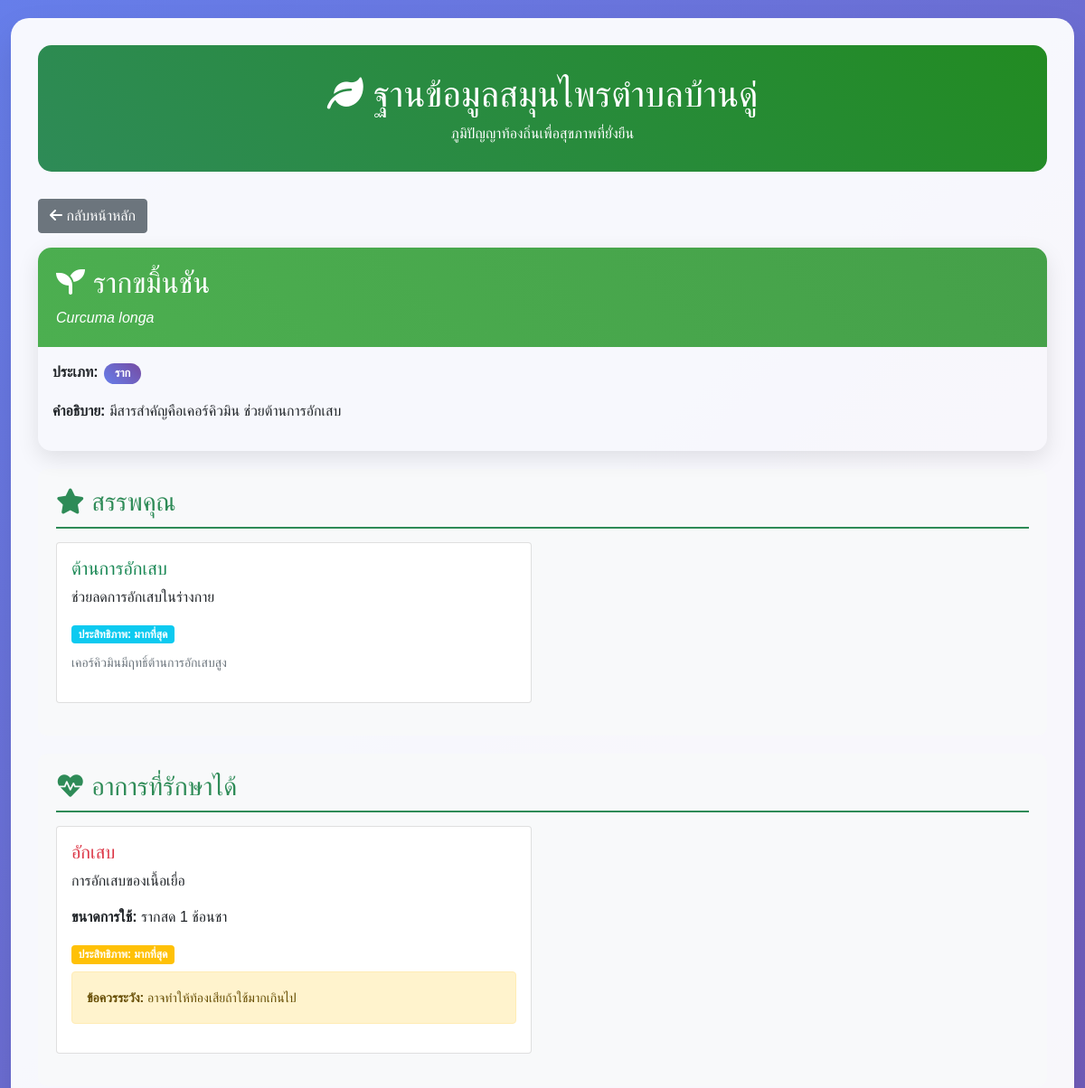
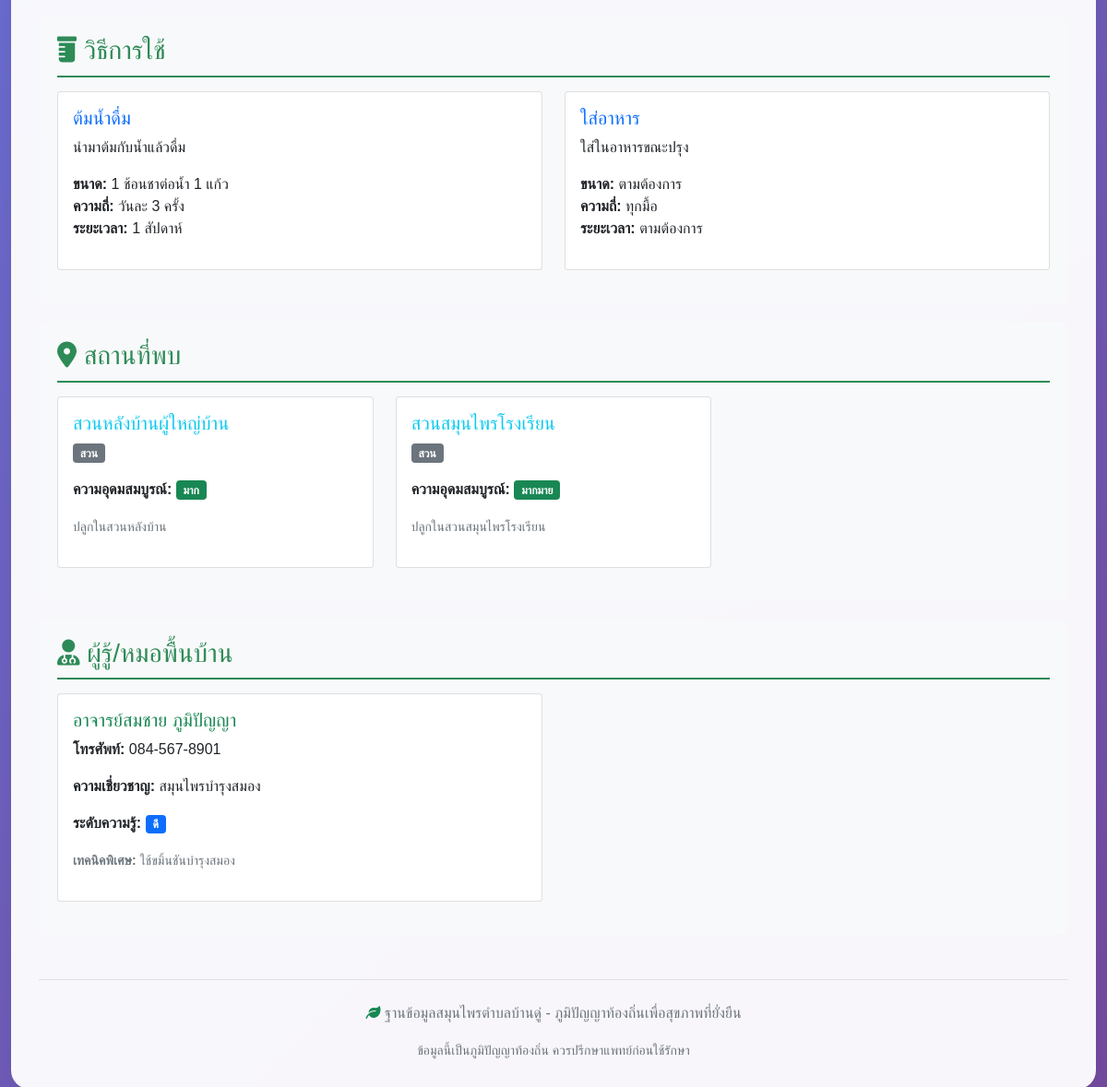
Page /?herb_id=2 on the committed database (2 pictures, top to bottom).
### tables this page shows
CREATE TABLE herbs (
    herb_id INT PRIMARY KEY AUTO_INCREMENT,
    herb_name VARCHAR(100) NOT NULL UNIQUE,
    scientific_name VARCHAR(150),
    herb_type ENUM('ใบ', 'ราก', 'เปลือก', 'ดอก', 'ผล', 'เมล็ด', 'ทั้งต้น') NOT NULL,
    description TEXT,
    created_at TIMESTAMP DEFAULT CURRENT_TIMESTAMP
);

CREATE TABLE herb_properties (
    herb_id INT,
    property_id INT,
    effectiveness_level ENUM('น้อย', 'ปานกลาง', 'มาก', 'มากที่สุด') DEFAULT 'ปานกลาง',
    notes TEXT,
    PRIMARY KEY (herb_id, property_id),
    FOREIGN KEY (herb_id) REFERENCES herbs(herb_id) ON DELETE CASCADE,
    FOREIGN KEY (property_id) REFERENCES properties(property_id) ON DELETE CASCADE
);

CREATE TABLE properties (
    property_id INT PRIMARY KEY AUTO_INCREMENT,
    property_name VARCHAR(100) NOT NULL UNIQUE,
    property_description TEXT,
    created_at TIMESTAMP DEFAULT CURRENT_TIMESTAMP
);

CREATE TABLE herb_symptoms (
    herb_id INT,
    symptom_id INT,
    effectiveness_level ENUM('น้อย', 'ปานกลาง', 'มาก', 'มากที่สุด') DEFAULT 'ปานกลาง',
    dosage VARCHAR(100),
    precautions TEXT,
    PRIMARY KEY (herb_id, symptom_id),
    FOREIGN KEY (herb_id) REFERENCES herbs(herb_id) ON DELETE CASCADE,
    FOREIGN KEY (symptom_id) REFERENCES symptoms(symptom_id) ON DELETE CASCADE
);

CREATE TABLE symptoms (
    symptom_id INT PRIMARY KEY AUTO_INCREMENT,
    symptom_name VARCHAR(100) NOT NULL UNIQUE,
    symptom_description TEXT,
    severity_level ENUM('เบา', 'ปานกลาง', 'รุนแรง'),
    created_at TIMESTAMP DEFAULT CURRENT_TIMESTAMP
);

CREATE TABLE herb_usage_methods (
    herb_id INT,
    method_id INT,
    dosage VARCHAR(100),
    frequency VARCHAR(50),
    duration VARCHAR(50),
    PRIMARY KEY (herb_id, method_id),
    FOREIGN KEY (herb_id) REFERENCES herbs(herb_id) ON DELETE CASCADE,
    FOREIGN KEY (method_id) REFERENCES usage_methods(method_id) ON DELETE CASCADE
);

CREATE TABLE usage_methods (
    method_id INT PRIMARY KEY AUTO_INCREMENT,
    method_name VARCHAR(100) NOT NULL UNIQUE,
    method_description TEXT,
    preparation_time INT,  
    created_at TIMESTAMP DEFAULT CURRENT_TIMESTAMP
);

CREATE TABLE herb_locations (
    herb_id INT,
    location_id INT,
    abundance ENUM('น้อย', 'ปานกลาง', 'มาก', 'มากมาย') DEFAULT 'ปานกลาง',
    harvest_notes TEXT,
    PRIMARY KEY (herb_id, location_id),
    FOREIGN KEY (herb_id) REFERENCES herbs(herb_id) ON DELETE CASCADE,
    FOREIGN KEY (location_id) REFERENCES locations(location_id) ON DELETE CASCADE
);

CREATE TABLE locations (
    location_id INT PRIMARY KEY AUTO_INCREMENT,
    location_name VARCHAR(100) NOT NULL,
    location_type ENUM('ป่า', 'สวน', 'บ้าน', 'ไร่', 'นา', 'ริมน้ำ', 'ภูเขา') NOT NULL,
    latitude DECIMAL(10, 8),
    longitude DECIMAL(11, 8),
    accessibility ENUM('ง่าย', 'ปานกลาง', 'ยาก'),
    created_at TIMESTAMP DEFAULT CURRENT_TIMESTAMP
);

CREATE TABLE healer_herb_knowledge (
    healer_id INT,
    herb_id INT,
    knowledge_level ENUM('เบื้องต้น', 'ปานกลาง', 'ดี', 'เชี่ยวชาญ') DEFAULT 'ปานกลาง',
    years_of_use INT,
    special_techniques TEXT,
    PRIMARY KEY (healer_id, herb_id),
    FOREIGN KEY (healer_id) REFERENCES healers(healer_id) ON DELETE CASCADE,
    FOREIGN KEY (herb_id) REFERENCES herbs(herb_id) ON DELETE CASCADE
);

CREATE TABLE healers (
    healer_id INT PRIMARY KEY AUTO_INCREMENT,
    healer_name VARCHAR(100) NOT NULL,
    age INT,
    experience_years INT,
    phone VARCHAR(20),
    address TEXT,
    specialization TEXT,
    created_at TIMESTAMP DEFAULT CURRENT_TIMESTAMP
);

### index.php (the view, shortened to what this page needs)
<?php
require_once 'connect.php';
function getHerbDetails($conn, $herb_id) {
    $sql = "SELECT * FROM herbs WHERE herb_id = ?";
    $stmt = $conn->prepare($sql);
    $stmt->bind_param("i", $herb_id);
    $stmt->execute();
    $herb = $stmt->get_result()->fetch_assoc();
    $sql = "SELECT p.property_name, p.property_description, hp.effectiveness_level, hp.notes
            FROM herb_properties hp
            JOIN properties p ON hp.property_id = p.property_id
            WHERE hp.herb_id = ?";
    $stmt = $conn->prepare($sql);
    $stmt->bind_param("i", $herb_id);
    $stmt->execute();
    $herb['properties'] = $stmt->get_result()->fetch_all(MYSQLI_ASSOC);
    $sql = "SELECT s.symptom_name, s.symptom_description, hs.effectiveness_level, hs.dosage, hs.precautions
            FROM herb_symptoms hs
            JOIN symptoms s ON hs.symptom_id = s.symptom_id
            WHERE hs.herb_id = ?";
    $stmt = $conn->prepare($sql);
    $stmt->bind_param("i", $herb_id);
    $stmt->execute();
    $herb['symptoms'] = $stmt->get_result()->fetch_all(MYSQLI_ASSOC);
    $sql = "SELECT m.method_name, m.method_description, hum.dosage, hum.frequency, hum.duration
            FROM herb_usage_methods hum
            JOIN usage_methods m ON hum.method_id = m.method_id
            WHERE hum.herb_id = ?";
    $stmt = $conn->prepare($sql);
    $stmt->bind_param("i", $herb_id);
    $stmt->execute();
    $herb['usage_methods'] = $stmt->get_result()->fetch_all(MYSQLI_ASSOC);
    $sql = "SELECT l.location_name, l.location_type, hl.abundance, hl.harvest_notes
            FROM herb_locations hl
            JOIN locations l ON hl.location_id = l.location_id
            WHERE hl.herb_id = ?";
    $stmt = $conn->prepare($sql);
    $stmt->bind_param("i", $herb_id);
    $stmt->execute();
    $herb['locations'] = $stmt->get_result()->fetch_all(MYSQLI_ASSOC);
    $sql = "SELECT h.healer_name, h.phone, h.specialization, hhk.knowledge_level, hhk.special_techniques
            FROM healer_herb_knowledge hhk
            JOIN healers h ON hhk.healer_id = h.healer_id
            WHERE hhk.herb_id = ?";
    $stmt = $conn->prepare($sql);
    $stmt->bind_param("i", $herb_id);
    $stmt->execute();
    $herb['healers'] = $stmt->get_result()->fetch_all(MYSQLI_ASSOC);
    return $herb;
}
$search_term = isset($_GET['search']) ? trim($_GET['search']) : '';
$herb_id = isset($_GET['herb_id']) ? (int)$_GET['herb_id'] : 0;
if ($herb_id > 0) {
    $herb_detail = getHerbDetails($conn, $herb_id);
} else {
    $herbs = $search_term ? searchHerbs($conn, $search_term) : getAllHerbs($conn);
}
?>
<!DOCTYPE html>
<html lang="th">
<head>
    <link href="https://cdn.jsdelivr.net/npm/bootstrap@5.1.3/dist/css/bootstrap.min.css" rel="stylesheet">
    <link href="https://cdnjs.cloudflare.com/ajax/libs/font-awesome/6.0.0/css/all.min.css" rel="stylesheet">
</head>
<body>
    <div class="container-fluid">
        <div class="main-container">
            <div class="header">
                <h1><i class="fas fa-leaf"></i> ฐานข้อมูลสมุนไพรตำบลบ้านดู่</h1>
                <p class="mb-0">ภูมิปัญญาท้องถิ่นเพื่อสุขภาพที่ยั่งยืน</p>
            </div>
            <?php if ($herb_id > 0 && $herb_detail): ?>
                <div class="mb-3">
                    <a href="index.php" class="btn btn-secondary">
                        <i class="fas fa-arrow-left"></i> กลับหน้าหลัก
                    </a>
                </div>
                <div class="row">
                    <div class="col-12">
                        <div class="herb-card">
                            <div class="herb-card-header">
                                <h2><i class="fas fa-seedling"></i> <?= htmlspecialchars($herb_detail['herb_name']) ?></h2>
                                <p class="mb-0"><em><?= htmlspecialchars($herb_detail['scientific_name']) ?></em></p>
                            </div>
                            <div class="card-body">
                                <div class="row">
                                    <div class="col-md-6">
                                        <p><strong>ประเภท:</strong> <span class="badge badge-custom"><?= htmlspecialchars($herb_detail['herb_type']) ?></span></p>
                                        <p><strong>คำอธิบาย:</strong> <?= htmlspecialchars($herb_detail['description']) ?></p>
                                    </div>
                                </div>
                            </div>
                        </div>
                    </div>
                </div>
                <?php if (!empty($herb_detail['properties'])): ?>
                <div class="detail-section">
                    <h3 class="section-title"><i class="fas fa-star"></i> สรรพคุณ</h3>
                    <div class="row">
                        <?php foreach ($herb_detail['properties'] as $property): ?>
                        <div class="col-md-6 mb-3">
                            <div class="card h-100">
                                <div class="card-body">
                                    <h5 class="card-title text-success"><?= htmlspecialchars($property['property_name']) ?></h5>
                                    <p class="card-text"><?= htmlspecialchars($property['property_description']) ?></p>
                                    <span class="badge bg-info">ประสิทธิภาพ: <?= htmlspecialchars($property['effectiveness_level']) ?></span>
                                    <?php if ($property['notes']): ?>
                                    <p class="mt-2 text-muted"><small><?= htmlspecialchars($property['notes']) ?></small></p>
                                    <?php endif; ?>
                                </div>
                            </div>
                        </div>
                        <?php endforeach; ?>
                    </div>
                </div>
                <?php endif; ?>
                <?php if (!empty($herb_detail['symptoms'])): ?>
                <div class="detail-section">
                    <h3 class="section-title"><i class="fas fa-heartbeat"></i> อาการที่รักษาได้</h3>
                    <div class="row">
                        <?php foreach ($herb_detail['symptoms'] as $symptom): ?>
                        <div class="col-md-6 mb-3">
                            <div class="card h-100">
                                <div class="card-body">
                                    <h5 class="card-title text-danger"><?= htmlspecialchars($symptom['symptom_name']) ?></h5>
                                    <p class="card-text"><?= htmlspecialchars($symptom['symptom_description']) ?></p>
                                    <p><strong>ขนาดการใช้:</strong> <?= htmlspecialchars($symptom['dosage']) ?></p>
                                    <span class="badge bg-warning">ประสิทธิภาพ: <?= htmlspecialchars($symptom['effectiveness_level']) ?></span>
                                    <?php if ($symptom['precautions']): ?>
                                    <div class="alert alert-warning mt-2" role="alert">
                                        <small><strong>ข้อควรระวัง:</strong> <?= htmlspecialchars($symptom['precautions']) ?></small>
                                    </div>
                                    <?php endif; ?>
                                </div>
                            </div>
                        </div>
                        <?php endforeach; ?>
                    </div>
                </div>
                <?php endif; ?>
                <?php if (!empty($herb_detail['usage_methods'])): ?>
                <div class="detail-section">
                    <h3 class="section-title"><i class="fas fa-prescription-bottle"></i> วิธีการใช้</h3>
                    <div class="row">
                        <?php foreach ($herb_detail['usage_methods'] as $method): ?>
                        <div class="col-md-6 mb-3">
                            <div class="card h-100">
                                <div class="card-body">
                                    <h5 class="card-title text-primary"><?= htmlspecialchars($method['method_name']) ?></h5>
                                    <p class="card-text"><?= htmlspecialchars($method['method_description']) ?></p>
                                    <ul class="list-unstyled">
                                        <li><strong>ขนาด:</strong> <?= htmlspecialchars($method['dosage']) ?></li>
                                        <li><strong>ความถี่:</strong> <?= htmlspecialchars($method['frequency']) ?></li>
                                        <li><strong>ระยะเวลา:</strong> <?= htmlspecialchars($method['duration']) ?></li>
                                    </ul>
                                </div>
                            </div>
                        </div>
                        <?php endforeach; ?>
                    </div>
                </div>
                <?php endif; ?>
                <?php if (!empty($herb_detail['locations'])): ?>
                <div class="detail-section">
                    <h3 class="section-title"><i class="fas fa-map-marker-alt"></i> สถานที่พบ</h3>
                    <div class="row">
                        <?php foreach ($herb_detail['locations'] as $location): ?>
                        <div class="col-md-4 mb-3">
                            <div class="card h-100">
                                <div class="card-body">
                                    <h5 class="card-title text-info"><?= htmlspecialchars($location['location_name']) ?></h5>
                                    <p><span class="badge bg-secondary"><?= htmlspecialchars($location['location_type']) ?></span></p>
                                    <p><strong>ความอุดมสมบูรณ์:</strong> <span class="badge bg-success"><?= htmlspecialchars($location['abundance']) ?></span></p>
                                    <?php if ($location['harvest_notes']): ?>
                                    <p class="text-muted"><small><?= htmlspecialchars($location['harvest_notes']) ?></small></p>
                                    <?php endif; ?>
                                </div>
                            </div>
                        </div>
                        <?php endforeach; ?>
                    </div>
                </div>
                <?php endif; ?>
                <?php if (!empty($herb_detail['healers'])): ?>
                <div class="detail-section">
                    <h3 class="section-title"><i class="fas fa-user-md"></i> ผู้รู้/หมอพื้นบ้าน</h3>
                    <div class="row">
                        <?php foreach ($herb_detail['healers'] as $healer): ?>
                        <div class="col-md-6 mb-3">
                            <div class="card h-100">
                                <div class="card-body">
                                    <h5 class="card-title text-success"><?= htmlspecialchars($healer['healer_name']) ?></h5>
                                    <p><strong>โทรศัพท์:</strong> <?= htmlspecialchars($healer['phone']) ?></p>
                                    <p><strong>ความเชี่ยวชาญ:</strong> <?= htmlspecialchars($healer['specialization']) ?></p>
                                    <p><strong>ระดับความรู้:</strong> <span class="badge bg-primary"><?= htmlspecialchars($healer['knowledge_level']) ?></span></p>
                                    <?php if ($healer['special_techniques']): ?>
                                    <p class="text-muted"><small><strong>เทคนิคพิเศษ:</strong> <?= htmlspecialchars($healer['special_techniques']) ?></small></p>
                                    <?php endif; ?>
                                </div>
                            </div>
                        </div>
                        <?php endforeach; ?>
                    </div>
                </div>
                <?php endif; ?>
            <?php endif; ?>
            <footer class="text-center mt-5 pt-4 border-top">
                <p class="text-muted">
                    <i class="fas fa-leaf text-success"></i>
                    ฐานข้อมูลสมุนไพรตำบลบ้านดู่ - ภูมิปัญญาท้องถิ่นเพื่อสุขภาพที่ยั่งยืน
                </p>
                <small class="text-muted">ข้อมูลนี้เป็นภูมิปัญญาท้องถิ่น ควรปรึกษาแพทย์ก่อนใช้รักษา</small>
            </footer>
        </div>
    </div>
</body>
</html>

### rows in the picture
herbs: herb_name "รากขมิ้นชัน", scientific_name "Curcuma longa", herb_type "ราก", description "มีสารสำคัญคือเคอร์คิวมิน ช่วยต้านการอักเสบ"
herb_properties: property.property_name "ต้านการอักเสบ", property.property_description "ช่วยลดการอักเสบในร่างกาย", effectiveness_level "มากที่สุด", notes "เคอร์คิวมินมีฤทธิ์ต้านการอักเสบสูง"
herb_symptoms: symptom.symptom_name "อักเสบ", symptom.symptom_description "การอักเสบของเนื้อเยื่อ", dosage "รากสด 1 ช้อนชา", effectiveness_level "มากที่สุด", precautions "อาจทำให้ท้องเสียถ้าใช้มากเกินไป"
herb_usage_methods: method.method_name "ต้มน้ำดื่ม", method.method_description "นำมาต้มกับน้ำแล้วดื่ม", dosage "1 ช้อนชาต่อน้ำ 1 แก้ว", frequency "วันละ 3 ครั้ง", duration "1 สัปดาห์"
herb_usage_methods: method.method_name "ใส่อาหาร", method.method_description "ใส่ในอาหารขณะปรุง", dosage "ตามต้องการ", frequency "ทุกมื้อ", duration "ตามต้องการ"
herb_locations: location.location_name "สวนหลังบ้านผู้ใหญ่บ้าน", location.location_type "สวน", abundance "มาก", harvest_notes "ปลูกในสวนหลังบ้าน"
herb_locations: location.location_name "สวนสมุนไพรโรงเรียน", location.location_type "สวน", abundance "มากมาย", harvest_notes "ปลูกในสวนสมุนไพรโรงเรียน"
healer_herb_knowledge: healer.healer_name "อาจารย์สมชาย ภูมิปัญญา", healer.phone "084-567-8901", healer.specialization "สมุนไพรบำรุงสมอง", knowledge_level "ดี", special_techniques "ใช้ขมิ้นชันบำรุงสมอง"
